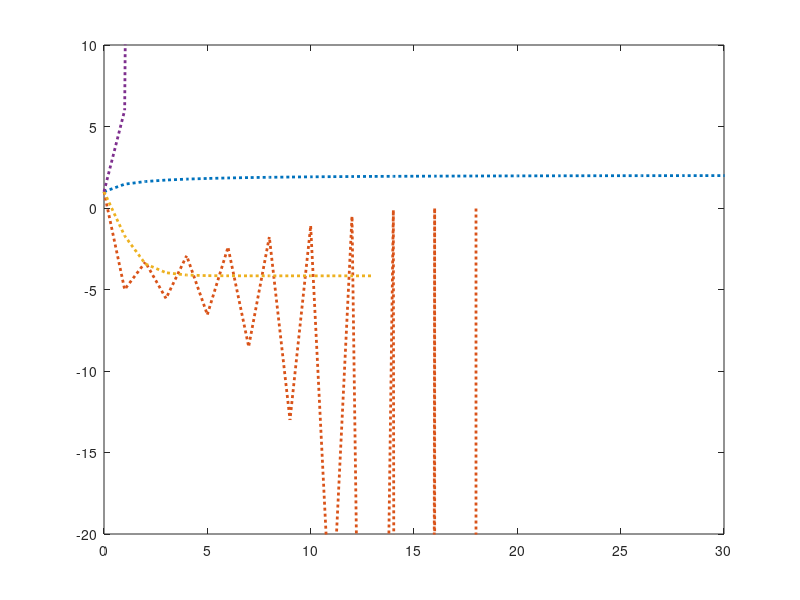

MATLAB code for this plot: (Note: this script raises an error after producing the figure.)
%creating the function
p = @(x) (x.^3 + 18)/13;

%this loop creates a list of each output x value at each iteration for
%function p
a0 = 1;
n = a0;
lstn = 0;

for i = 1:200
    lstn(end+1) = i;
    n(end+1) = p(a0);
    if abs(p(a0))>1e6
        % fprintf('Iteration failed at step %d\n', i);
        break;
    end
    if abs(p(a0) - a0) < 1e-6
        a0 = p(a0);
        break;
    end
    a0 = p(a0);
end

%this is another rearrangement of the function
g = @(x) (13*x - 18)./x.^2;

%this loop creates a list of each output x value at each iteration for
%function g

z0 = 1;
k = z0;
lstk = 0;

for i = 1:200
    lstk(end+1) = i;
    k(end+1) = g(z0);
    if abs(g(z0))>1e6
        z0 = g(z0);
        fprintf('Iteration failed at step %d\n', i);
        break;
    end
    if abs(g(z0) - z0) < 1e-6
        z0 = g(z0);
        break;
    end
    z0 = g(z0);
end


%this is another rearrangement of the function
f = @(x) nthroot(13*x - 18, 3);
x0 = 1;

%this loop creates a list of each output x value at each iteration for
%function f

lstj = 0;
j = x0;

for i = 1:200
    lstj(end+1) = i;
    j(end+1) = f(x0);
    if abs(f(x0))>1e6
        % fprintf('Iteration failed at step %d\n', i);
        break;
    end
    if abs(f(x0) - x0) < 1e-6
        x0 = f(x0);
        break;
    end
    x0 = f(x0);
end

%this is another rearrangement of the function
h = @(x) (x.^3 -13*x +18);

%this loop creates a list of each output x value at each iteration for
%function h

y0 = 1;
lstl = 0;
l = y0;

for i = 1:200
    lstl(end+1) = i;
    l(end+1) = h(y0);
    if abs(h(y0))>1e6
        % fprintf('Iteration failed at step %d\n', i);
        break;
    end
    if abs(h(y0) - y0) < 1e-6
        y0 = h(y0);
        break;
    end

    y0 = h(y0);
end

%this set of code if for plotting the graph including the different fixed
%point iterations for each rearrangement and a key for describing each 

plot(lstn,n,':','LineWidth', 2)
xlim([0 30])
ylim([-20 10])
hold on
plot(lstk,k,':','LineWidth', 2)
plot(lstj,j,':','LineWidth', 2)
plot(lstl,l,':','LineWidth', 2)
plot(lstm,m,':','LineWidth', 2)
hold off

legend('(i) (x^3+18)/13','(b) (13x-18)/x^2','(a) (13x-18)^{1/3}','(c) x^3-13x+18')
xlabel('Iteration number')
ylabel('x_k')
title('Fixed-point iteration comparison')
grid on
set(gca, 'FontSize', 15)
